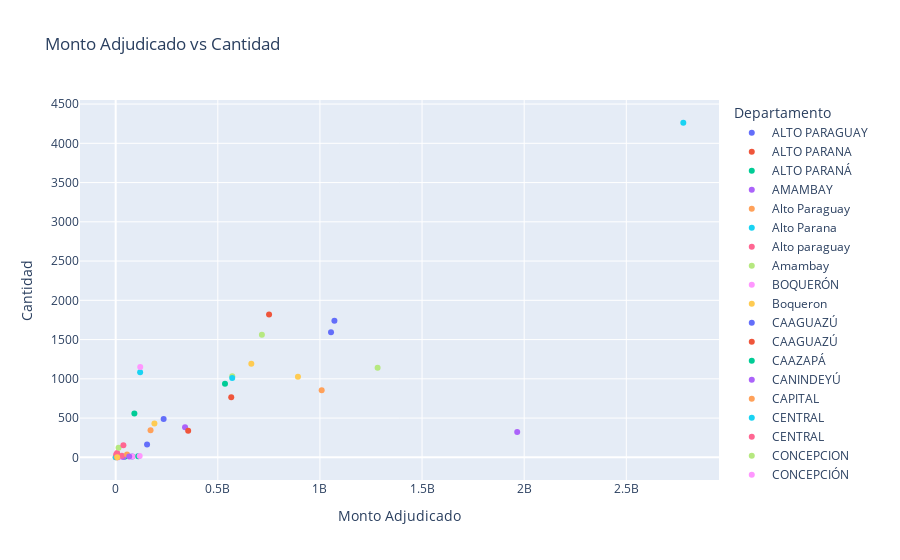

Notebook cell for this chart:
### Code cell
import pandas as pd
import plotly.express as px

# Supongamos que ya has leído tu archivo Excel en un DataFrame llamado df
# df = pd.read_excel('tu_archivo.xlsx', sheet_name='DISPOSITIVOS')

# Agrupar por 'Departamento' y sumar 'Costo llamado' y 'Cantidad'
df_agrupado = df.groupby('Departamento').agg({
    'Costo llamado': 'sum',
    'Cantidad': 'sum'
}).reset_index()

# Ver los primeros registros del DataFrame agrupado
print(df_agrupado.head())

# Crear un gráfico de barras usando Plotly Express
fig = px.bar(
    df_agrupado,
    x='Departamento',          # Eje X: Departamento
    y='Costo llamado',         # Eje Y: Costo llamado
    color='Cantidad',          # Colorear las barras por Cantidad
    title='Monto Adjudicado vs Cantidad por Departamento',
    labels={
        'Costo llamado': 'Monto Adjudicado',
        'Cantidad': 'Cantidad'
    },
    text='Cantidad'            # Mostrar la Cantidad encima de las barras
)

# Personalizar el diseño
fig.update_traces(texttemplate='%{text}', textposition='outside')
fig.update_layout(xaxis_title='Departamento', yaxis_title='Monto Adjudicado')

# Mostrar el gráfico
fig.show()


# Opcional: guardar el DataFrame agrupado en un archivo CSV
df_agrupado.to_csv('../data/uepp/df_agrupado_capacitaciones.csv', index=False)

### Figure 1 — Plotly figure (JSON) as saved in the notebook; plotly's stock layout.template omitted (floating-point values rounded to 4 significant figures)
{"data": [{"hovertemplate": "Departamento=ALTO PARAGUAY<br>Monto Adjudicado=%{x}<br>Cantidad=%{y}<extra></extra>", "legendgroup": "ALTO PARAGUAY", "marker": {"color": "#636efa", "symbol": "circle"}, "mode": "markers", "name": "ALTO PARAGUAY", "orientation": "v", "showlegend": true, "type": "scatter", "x": [153591663], "xaxis": "x", "y": [164], "yaxis": "y"}, {"hovertemplate": "Departamento=ALTO PARANA<br>Monto Adjudicado=%{x}<br>Cantidad=%{y}<extra></extra>", "legendgroup": "ALTO PARANA", "marker": {"color": "#EF553B", "symbol": "circle"}, "mode": "markers", "name": "ALTO PARANA", "orientation": "v", "showlegend": true, "type": "scatter", "x": [751042780], "xaxis": "x", "y": [1821], "yaxis": "y"}, {"hovertemplate": "Departamento=ALTO PARANÁ<br>Monto Adjudicado=%{x}<br>Cantidad=%{y}<extra></extra>", "legendgroup": "ALTO PARANÁ", "marker": {"color": "#00cc96", "symbol": "circle"}, "mode": "markers", "name": "ALTO PARANÁ", "orientation": "v", "showlegend": true, "type": "scatter", "x": [110139855], "xaxis": "x", "y": [15], "yaxis": "y"}, {"hovertemplate": "Departamento=AMAMBAY<br>Monto Adjudicado=%{x}<br>Cantidad=%{y}<extra></extra>", "legendgroup": "AMAMBAY", "marker": {"color": "#ab63fa", "symbol": "circle"}, "mode": "markers", "name": "AMAMBAY", "orientation": "v", "showlegend": true, "type": "scatter", "x": [339574342], "xaxis": "x", "y": [382], "yaxis": "y"}, {"hovertemplate": "Departamento=Alto Paraguay<br>Monto Adjudicado=%{x}<br>Cantidad=%{y}<extra></extra>", "legendgroup": "Alto Paraguay", "marker": {"color": "#FFA15A", "symbol": "circle"}, "mode": "markers", "name": "Alto Paraguay", "orientation": "v", "showlegend": true, "type": "scatter", "x": [130548], "xaxis": "x", "y": [1], "yaxis": "y"}, {"hovertemplate": "Departamento=Alto Parana<br>Monto Adjudicado=%{x}<br>Cantidad=%{y}<extra></extra>", "legendgroup": "Alto Parana", "marker": {"color": "#19d3f3", "symbol": "circle"}, "mode": "markers", "name": "Alto Parana", "orientation": "v", "showlegend": true, "type": "scatter", "x": [68715], "xaxis": "x", "y": [1], "yaxis": "y"}, {"hovertemplate": "Departamento=Alto paraguay<br>Monto Adjudicado=%{x}<br>Cantidad=%{y}<extra></extra>", "legendgroup": "Alto paraguay", "marker": {"color": "#FF6692", "symbol": "circle"}, "mode": "markers", "name": "Alto paraguay", "orientation": "v", "showlegend": true, "type": "scatter", "x": [7049592], "xaxis": "x", "y": [54], "yaxis": "y"}, {"hovertemplate": "Departamento=Amambay<br>Monto Adjudicado=%{x}<br>Cantidad=%{y}<extra></extra>", "legendgroup": "Amambay", "marker": {"color": "#B6E880", "symbol": "circle"}, "mode": "markers", "name": "Amambay", "orientation": "v", "showlegend": true, "type": "scatter", "x": [14119822], "xaxis": "x", "y": [121], "yaxis": "y"}, {"hovertemplate": "Departamento=BOQUERÓN<br>Monto Adjudicado=%{x}<br>Cantidad=%{y}<extra></extra>", "legendgroup": "BOQUERÓN", "marker": {"color": "#FF97FF", "symbol": "circle"}, "mode": "markers", "name": "BOQUERÓN", "orientation": "v", "showlegend": true, "type": "scatter", "x": [14685314], "xaxis": "x", "y": [2], "yaxis": "y"}, {"hovertemplate": "Departamento=Boqueron<br>Monto Adjudicado=%{x}<br>Cantidad=%{y}<extra></extra>", "legendgroup": "Boqueron", "marker": {"color": "#FECB52", "symbol": "circle"}, "mode": "markers", "name": "Boqueron", "orientation": "v", "showlegend": true, "type": "scatter", "x": [189613393], "xaxis": "x", "y": [430], "yaxis": "y"}, {"hovertemplate": "Departamento=CAAGUAZÚ<br>Monto Adjudicado=%{x}<br>Cantidad=%{y}<extra></extra>", "legendgroup": "CAAGUAZÚ", "marker": {"color": "#636efa", "symbol": "circle"}, "mode": "markers", "name": "CAAGUAZÚ", "orientation": "v", "showlegend": true, "type": "scatter", "x": [80769227], "xaxis": "x", "y": [11], "yaxis": "y"}, {"hovertemplate": "Departamento=CAAGUAZÚ <br>Monto Adjudicado=%{x}<br>Cantidad=%{y}<extra></extra>", "legendgroup": "CAAGUAZÚ ", "marker": {"color": "#EF553B", "symbol": "circle"}, "mode": "markers", "name": "CAAGUAZÚ ", "orientation": "v", "showlegend": true, "type": "scatter", "x": [7342657], "xaxis": "x", "y": [1], "yaxis": "y"}, {"hovertemplate": "Departamento=CAAZAPÁ<br>Monto Adjudicado=%{x}<br>Cantidad=%{y}<extra></extra>", "legendgroup": "CAAZAPÁ", "marker": {"color": "#00cc96", "symbol": "circle"}, "mode": "markers", "name": "CAAZAPÁ", "orientation": "v", "showlegend": true, "type": "scatter", "x": [44055942], "xaxis": "x", "y": [6], "yaxis": "y"}, {"hovertemplate": "Departamento=CANINDEYÚ<br>Monto Adjudicado=%{x}<br>Cantidad=%{y}<extra></extra>", "legendgroup": "CANINDEYÚ", "marker": {"color": "#ab63fa", "symbol": "circle"}, "mode": "markers", "name": "CANINDEYÚ", "orientation": "v", "showlegend": true, "type": "scatter", "x": [36713285], "xaxis": "x", "y": [5], "yaxis": "y"}, {"hovertemplate": "Departamento=CAPITAL<br>Monto Adjudicado=%{x}<br>Cantidad=%{y}<extra></extra>", "legendgroup": "CAPITAL", "marker": {"color": "#FFA15A", "symbol": "circle"}, "mode": "markers", "name": "CAPITAL", "orientation": "v", "showlegend": true, "type": "scatter", "x": [1008493061], "xaxis": "x", "y": [854], "yaxis": "y"}, {"hovertemplate": "Departamento=CENTRAL<br>Monto Adjudicado=%{x}<br>Cantidad=%{y}<extra></extra>", "legendgroup": "CENTRAL", "marker": {"color": "#19d3f3", "symbol": "circle"}, "mode": "markers", "name": "CENTRAL", "orientation": "v", "showlegend": true, "type": "scatter", "x": [2779062422], "xaxis": "x", "y": [4262], "yaxis": "y"}, {"hovertemplate": "Departamento=CENTRAL <br>Monto Adjudicado=%{x}<br>Cantidad=%{y}<extra></extra>", "legendgroup": "CENTRAL ", "marker": {"color": "#FF6692", "symbol": "circle"}, "mode": "markers", "name": "CENTRAL ", "orientation": "v", "showlegend": true, "type": "scatter", "x": [30217160], "xaxis": "x", "y": [20], "yaxis": "y"}, {"hovertemplate": "Departamento=CONCEPCION<br>Monto Adjudicado=%{x}<br>Cantidad=%{y}<extra></extra>", "legendgroup": "CONCEPCION", "marker": {"color": "#B6E880", "symbol": "circle"}, "mode": "markers", "name": "CONCEPCION", "orientation": "v", "showlegend": true, "type": "scatter", "x": [570774683], "xaxis": "x", "y": [1032], "yaxis": "y"}, {"hovertemplate": "Departamento=CONCEPCIÓN <br>Monto Adjudicado=%{x}<br>Cantidad=%{y}<extra></extra>", "legendgroup": "CONCEPCIÓN ", "marker": {"color": "#FF97FF", "symbol": "circle"}, "mode": "markers", "name": "CONCEPCIÓN ", "orientation": "v", "showlegend": true, "type": "scatter", "x": [117482512], "xaxis": "x", "y": [16], "yaxis": "y"}, {"hovertemplate": "Departamento=CORDILLERA<br>Monto Adjudicado=%{x}<br>Cantidad=%{y}<extra></extra>", "legendgroup": "CORDILLERA", "marker": {"color": "#FECB52", "symbol": "circle"}, "mode": "markers", "name": "CORDILLERA", "orientation": "v", "showlegend": true, "type": "scatter", "x": [892414223], "xaxis": "x", "y": [1027], "yaxis": "y"}, {"hovertemplate": "Departamento=Caaguazu<br>Monto Adjudicado=%{x}<br>Cantidad=%{y}<extra></extra>", "legendgroup": "Caaguazu", "marker": {"color": "#636efa", "symbol": "circle"}, "mode": "markers", "name": "Caaguazu", "orientation": "v", "showlegend": true, "type": "scatter", "x": [1070876538], "xaxis": "x", "y": [1741], "yaxis": "y"}, {"hovertemplate": "Departamento=Caazapa<br>Monto Adjudicado=%{x}<br>Cantidad=%{y}<extra></extra>", "legendgroup": "Caazapa", "marker": {"color": "#EF553B", "symbol": "circle"}, "mode": "markers", "name": "Caazapa", "orientation": "v", "showlegend": true, "type": "scatter", "x": [565745996], "xaxis": "x", "y": [766], "yaxis": "y"}, {"hovertemplate": "Departamento=Canindeyu<br>Monto Adjudicado=%{x}<br>Cantidad=%{y}<extra></extra>", "legendgroup": "Canindeyu", "marker": {"color": "#00cc96", "symbol": "circle"}, "mode": "markers", "name": "Canindeyu", "orientation": "v", "showlegend": true, "type": "scatter", "x": [535168605], "xaxis": "x", "y": [938], "yaxis": "y"}, {"hovertemplate": "Departamento=Capital<br>Monto Adjudicado=%{x}<br>Cantidad=%{y}<extra></extra>", "legendgroup": "Capital", "marker": {"color": "#ab63fa", "symbol": "circle"}, "mode": "markers", "name": "Capital", "orientation": "v", "showlegend": true, "type": "scatter", "x": [1965837047], "xaxis": "x", "y": [322], "yaxis": "y"}, {"hovertemplate": "Departamento=Capital <br>Monto Adjudicado=%{x}<br>Cantidad=%{y}<extra></extra>", "legendgroup": "Capital ", "marker": {"color": "#FFA15A", "symbol": "circle"}, "mode": "markers", "name": "Capital ", "orientation": "v", "showlegend": true, "type": "scatter", "x": [55500000], "xaxis": "x", "y": [37], "yaxis": "y"}, {"hovertemplate": "Departamento=Central<br>Monto Adjudicado=%{x}<br>Cantidad=%{y}<extra></extra>", "legendgroup": "Central", "marker": {"color": "#19d3f3", "symbol": "circle"}, "mode": "markers", "name": "Central", "orientation": "v", "showlegend": true, "type": "scatter", "x": [119696325], "xaxis": "x", "y": [1083], "yaxis": "y"}, {"hovertemplate": "Departamento=Central <br>Monto Adjudicado=%{x}<br>Cantidad=%{y}<extra></extra>", "legendgroup": "Central ", "marker": {"color": "#FF6692", "symbol": "circle"}, "mode": "markers", "name": "Central ", "orientation": "v", "showlegend": true, "type": "scatter", "x": [2542455], "xaxis": "x", "y": [37], "yaxis": "y"}, {"hovertemplate": "Departamento=Cordillera<br>Monto Adjudicado=%{x}<br>Cantidad=%{y}<extra></extra>", "legendgroup": "Cordillera", "marker": {"color": "#B6E880", "symbol": "circle"}, "mode": "markers", "name": "Cordillera", "orientation": "v", "showlegend": true, "type": "scatter", "x": [715825186], "xaxis": "x", "y": [1560], "yaxis": "y"}, {"hovertemplate": "Departamento=GUAIRÁ<br>Monto Adjudicado=%{x}<br>Cantidad=%{y}<extra></extra>", "legendgroup": "GUAIRÁ", "marker": {"color": "#FF97FF", "symbol": "circle"}, "mode": "markers", "name": "GUAIRÁ", "orientation": "v", "showlegend": true, "type": "scatter", "x": [80769227], "xaxis": "x", "y": [11], "yaxis": "y"}, {"hovertemplate": "Departamento=Guaira<br>Monto Adjudicado=%{x}<br>Cantidad=%{y}<extra></extra>", "legendgroup": "Guaira", "marker": {"color": "#FECB52", "symbol": "circle"}, "mode": "markers", "name": "Guaira", "orientation": "v", "showlegend": true, "type": "scatter", "x": [664132436], "xaxis": "x", "y": [1192], "yaxis": "y"}, {"hovertemplate": "Departamento=ITAPUA<br>Monto Adjudicado=%{x}<br>Cantidad=%{y}<extra></extra>", "legendgroup": "ITAPUA", "marker": {"color": "#636efa", "symbol": "circle"}, "mode": "markers", "name": "ITAPUA", "orientation": "v", "showlegend": true, "type": "scatter", "x": [1054341040], "xaxis": "x", "y": [1592], "yaxis": "y"}, {"hovertemplate": "Departamento=MISIONES<br>Monto Adjudicado=%{x}<br>Cantidad=%{y}<extra></extra>", "legendgroup": "MISIONES", "marker": {"color": "#EF553B", "symbol": "circle"}, "mode": "markers", "name": "MISIONES", "orientation": "v", "showlegend": true, "type": "scatter", "x": [354928407], "xaxis": "x", "y": [337], "yaxis": "y"}, {"hovertemplate": "Departamento=Misiones<br>Monto Adjudicado=%{x}<br>Cantidad=%{y}<extra></extra>", "legendgroup": "Misiones", "marker": {"color": "#00cc96", "symbol": "circle"}, "mode": "markers", "name": "Misiones", "orientation": "v", "showlegend": true, "type": "scatter", "x": [91460297], "xaxis": "x", "y": [559], "yaxis": "y"}, {"hovertemplate": "Departamento=PARAGUARÍ<br>Monto Adjudicado=%{x}<br>Cantidad=%{y}<extra></extra>", "legendgroup": "PARAGUARÍ", "marker": {"color": "#ab63fa", "symbol": "circle"}, "mode": "markers", "name": "PARAGUARÍ", "orientation": "v", "showlegend": true, "type": "scatter", "x": [66083913], "xaxis": "x", "y": [9], "yaxis": "y"}, {"hovertemplate": "Departamento=PRESIDENTE HAYES<br>Monto Adjudicado=%{x}<br>Cantidad=%{y}<extra></extra>", "legendgroup": "PRESIDENTE HAYES", "marker": {"color": "#FFA15A", "symbol": "circle"}, "mode": "markers", "name": "PRESIDENTE HAYES", "orientation": "v", "showlegend": true, "type": "scatter", "x": [170638748], "xaxis": "x", "y": [344], "yaxis": "y"}, {"hovertemplate": "Departamento=Paraguari<br>Monto Adjudicado=%{x}<br>Cantidad=%{y}<extra></extra>", "legendgroup": "Paraguari", "marker": {"color": "#19d3f3", "symbol": "circle"}, "mode": "markers", "name": "Paraguari", "orientation": "v", "showlegend": true, "type": "scatter", "x": [570514841], "xaxis": "x", "y": [1009], "yaxis": "y"}, {"hovertemplate": "Departamento=Presidente Hayes<br>Monto Adjudicado=%{x}<br>Cantidad=%{y}<extra></extra>", "legendgroup": "Presidente Hayes", "marker": {"color": "#FF6692", "symbol": "circle"}, "mode": "markers", "name": "Presidente Hayes", "orientation": "v", "showlegend": true, "type": "scatter", "x": [37695078], "xaxis": "x", "y": [154], "yaxis": "y"}, {"hovertemplate": "Departamento=SAN PEDRO<br>Monto Adjudicado=%{x}<br>Cantidad=%{y}<extra></extra>", "legendgroup": "SAN PEDRO", "marker": {"color": "#B6E880", "symbol": "circle"}, "mode": "markers", "name": "SAN PEDRO", "orientation": "v", "showlegend": true, "type": "scatter", "x": [1282445860], "xaxis": "x", "y": [1140], "yaxis": "y"}, {"hovertemplate": "Departamento=San Pedro<br>Monto Adjudicado=%{x}<br>Cantidad=%{y}<extra></extra>", "legendgroup": "San Pedro", "marker": {"color": "#FF97FF", "symbol": "circle"}, "mode": "markers", "name": "San Pedro", "orientation": "v", "showlegend": true, "type": "scatter", "x": [120241881], "xaxis": "x", "y": [1150], "yaxis": "y"}, {"hovertemplate": "Departamento=ÑEEMBUCÚ<br>Monto Adjudicado=%{x}<br>Cantidad=%{y}<extra></extra>", "legendgroup": "ÑEEMBUCÚ", "marker": {"color": "#FECB52", "symbol": "circle"}, "mode": "markers", "name": "ÑEEMBUCÚ", "orientation": "v", "showlegend": true, "type": "scatter", "x": [7342657], "xaxis": "x", "y": [1], "yaxis": "y"}, {"hovertemplate": "Departamento=Ñeembucú<br>Monto Adjudicado=%{x}<br>Cantidad=%{y}<extra></extra>", "legendgroup": "Ñeembucú", "marker": {"color": "#636efa", "symbol": "circle"}, "mode": "markers", "name": "Ñeembucú", "orientation": "v", "showlegend": true, "type": "scatter", "x": [234825850], "xaxis": "x", "y": [487], "yaxis": "y"}], "layout": {"legend": {"title": {"text": "Departamento"}, "tracegroupgap": 0}, "title": {"text": "Monto Adjudicado vs Cantidad"}, "xaxis": {"anchor": "y", "domain": [0, 1], "title": {"text": "Monto Adjudicado"}}, "yaxis": {"anchor": "x", "domain": [0, 1], "title": {"text": "Cantidad"}}}}
